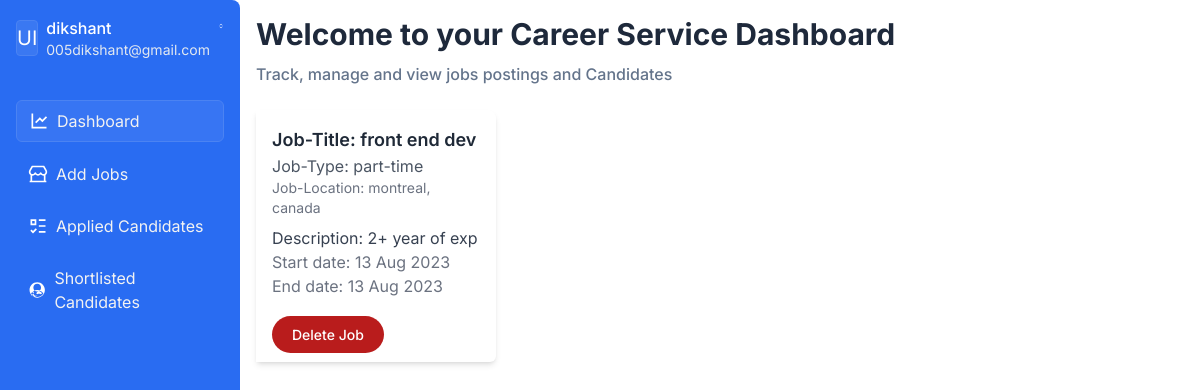
Screenshot of /emp_dashboard?id=4 with the database file from the repository.
### Models/User.py (models this page shows, shortened)
class User(db.Model):
    __tablename__ = 'user'
    id = db.Column(db.Integer, primary_key=True)
    username = db.Column(db.String(50), nullable=False)
    password = db.Column(db.String(150), nullable=False)
    usertype = db.Column(db.String(10), nullable=False)
    useremail = db.Column(db.String(20), nullable=False)
    selected_students = db.relationship('Student',secondary='emp_selecstu')
    applied_students = db.relationship('Student',secondary='emp_appstu')
    user_students = db.relationship('Student',secondary = 'user_stu')
    @classmethod
    def get_user_by_id(cls, id_):
        return cls.query.filter_by(id=id_).first()

### Models/JobPosting.py (models this page shows, shortened)
class JobPosting(db.Model):
    __tablename__ = 'jobposting'
    id = db.Column(db.Integer, primary_key=True, unique=True)
    title = db.Column(db.String(50), nullable=False)
    description = db.Column(db.String(500), nullable=False)
    startDate = db.Column(db.DateTime, nullable=False)
    endDate = db.Column(db.DateTime, nullable=False)
    location = db.Column(db.String(50), nullable=False)
    jobType = db.Column(db.String(10), nullable=False)
    createdByEmployer = db.relationship('User',secondary='job_emp')
    @classmethod
    def get_all_jobs(cls):
        return cls.query.all()

### app.py (the view)
@app.route('/emp_dashboard')
def emp_dashboard():
    id = request.args.get('id')
    emp = User.get_user_by_id(id)
    jobs = JobPosting.get_all_jobs()
    students = emp.applied_students
    selectedStudents = emp.selected_students
    return render_template('empDashboard.html',
                            empId=emp.id,
                            username=emp.username,
                            email=emp.useremail,
                            jobs=jobs,
                            students=students,
                            selectedStudents=selectedStudents)

### templates/empDashboard.html (shortened to what this page needs)
<!DOCTYPE html>
<html lang="en" >
<head>
<link rel= "stylesheet" type= "text/css" href= "{{ url_for('static',filename='styles/dashboard.css') }}">
<link rel='stylesheet' href='https://cdn.jsdelivr.net/simplemde/latest/simplemde.min.css'>
</head>
<body>
<div class="flex min-h-screen">
  <div class="w-60 rounded-br-md rounded-tr-lg bg-primary p-4 antialiased">
    <div class="flex items-center gap-2">
      <div class="grid h-9 w-9 place-content-center rounded border border-primary-light bg-primary-light/50 text-xl text-white">UI</div>
      <div class="">
        <p class="font-medium text-white">{{username}}</p>
        <p class="text-sm text-slate-200">{{email}}</p>
      </div>
      <svg class="ml-auto h-5 w-5 self-start fill-white" viewBox="0 0 24 24"><path d="M18.2073 9.04304 12.0002 2.83594 5.79312 9.04304 7.20733 10.4573 12.0002 5.66436 16.7931 10.4573 18.2073 9.04304ZM5.79297 14.9574 12.0001 21.1646 18.2072 14.9574 16.793 13.5432 12.0001 18.3361 7.20718 13.5432 5.79297 14.9574Z"></path></svg>
    </div>
    <ul class="mt-10 flex w-full flex-col gap-3">
      <li>
        <a href="#" id="dashboard" class="flex items-center gap-2 rounded-md border border-primary-light bg-primary-light/40 hover:bg-primary-light/40 px-3 py-2 text-primary-white">
          <svg class="h-5 w-5 fill-white" xmlns="http://www.w3.org/2000/svg" viewBox="0 0 24 24"><path d="M5 3V19H21V21H3V3H5ZM20.2929 6.29289L21.7071 7.70711L16 13.4142L13 10.415L8.70711 14.7071L7.29289 13.2929L13 7.58579L16 10.585L20.2929 6.29289Z"></path></svg>
          Dashboard
        </a>
      </li>
      <li>
        <a href="#" id="addJob" class="flex items-center gap-2 rounded-md px-3 py-2 text-primary-white hover:bg-primary-light/40">
          Add Jobs
        </a>
      </li>
      <li>
        <a id="allCandidates" href="#" class="flex items-center gap-2 rounded-md px-3 py-2 text-primary-white hover:bg-primary-light/60">
          Applied Candidates
        </a>
      </li>
      <li>
        <a id="selectedCandidates" href="#" class="flex items-center gap-2 rounded-md px-3 py-2 text-primary-white hover:bg-primary-light/60">
          Shortlisted Candidates
        </a>
      </li>
    </ul>
  </div>
  <br>
  <div class="bg-white p-4">
      <h2 class="text-3xl font-bold text-slate-800">Welcome to your Career Service Dashboard</h2>
      <p style="margin-top: 10px;" class="font-medium text-slate-500">Track, manage and view jobs postings and Candidates</p> <br>
      <div id="listings" class="grid grid-cols-4 gap-4">
        {% for job in jobs %}
          <div class="bg-white shadow-md p-4 w-60 rounded-br-md rounded-tr-lg bg-primary antialiased">
            <h3 class="text-lg font-semibold text-gray-800">Job-Title: {{ job.title }}</h3>
            <p class="text-gray-600">Job-Type: {{ job.jobType }}</p>
            <p class="text-sm text-gray-500">Job-Location: {{ job.location }}</p>
            <p class="mt-2 text-md text-gray-700">
              Description: {{ job.description }}
            </p>
            <p class="text-gray-500">Start date: {{ job.startDate.strftime('%d %b %Y') }}</p>
            <p class="text-gray-500">End date: {{ job.endDate.strftime('%d %b %Y') }}</p><br>
            <a target="_blank" style="cursor: pointer;" class="deleteJobPosting text-white bg-red-700 hover:bg-red-800 focus:outline-none focus:ring-4 focus:ring-red-300 font-medium rounded-full text-sm px-5 py-2.5 text-center mr-2 mb-2 dark:bg-red-600 dark:hover:bg-red-700 dark:focus:ring-red-900" data-job-id={{ job.id }}>Delete Job</a>
          </div>
        {% endfor %}
      </div>
    <br>
  </div>
</div>
<script src='https://cdn.tailwindcss.com'></script>
</body>
</html>

### rows the page displays
User: username "dikshant", useremail "005dikshant@gmail.com"
JobPosting: title "front end dev", jobType "part-time", location "montreal, canada", description "2+ year of exp", startDate "13 Aug 2023", endDate "13 Aug 2023"
